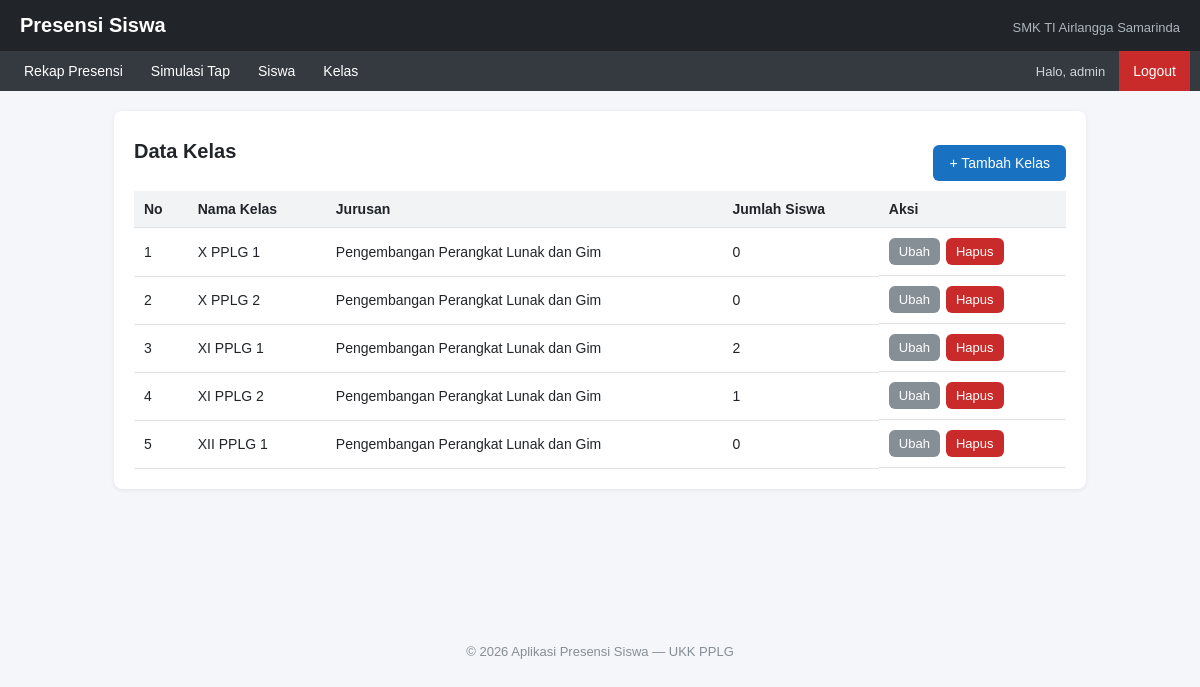
/kelas.php (signed in), run on the app's committed database.
### tables this page shows
CREATE TABLE IF NOT EXISTS kelas (
  id_kelas   INT AUTO_INCREMENT PRIMARY KEY,
  nama_kelas VARCHAR(20) NOT NULL UNIQUE,
  jurusan    VARCHAR(50) NOT NULL
);

### config/database.php (called while the page is built)
<?php
return [
    'host'   => 'localhost',
    'dbname' => 'presensi_siswa',
    'user'   => 'root',
    'pass'   => '',
];

### app/init.php (called while the page is built, shortened)
<?php
require_once __DIR__ . '/helpers.php';
require_once __DIR__ . '/Database.php';
require_once __DIR__ . '/BaseModel.php';
require_once __DIR__ . '/Kelas.php';
require_once __DIR__ . '/Siswa.php';
$config = require __DIR__ . '/../config/database.php';
$db = new Database($config);

### app/Database.php (called while the page is built)
<?php
class Database
{
    private PDO $pdo;
    public function __construct(array $config)
    {
        $dsn = "mysql:host={$config['host']};dbname={$config['dbname']};charset=utf8mb4";
        try {
            $this->pdo = new PDO($dsn, $config['user'], $config['pass'], [
                PDO::ATTR_ERRMODE            => PDO::ERRMODE_EXCEPTION,
                PDO::ATTR_DEFAULT_FETCH_MODE => PDO::FETCH_ASSOC,
                PDO::ATTR_EMULATE_PREPARES   => false,
            ]);
            $this->pdo->exec("SET time_zone = '+08:00'");
        } catch (PDOException $e) {
            error_log($e->getMessage());
            die('Koneksi database gagal. Pastikan MySQL/MariaDB berjalan dan database sudah di-import.');
        }
    }
    public function getConnection(): PDO
    {
        return $this->pdo;
    }
}

### app/BaseModel.php (called while the page is built, shortened)
<?php
abstract class BaseModel
{
    public function __construct(Database $db)
    {
        $this->pdo = $db->getConnection();
    }
}

### app/Kelas.php (called while the page is built, shortened)
<?php
class Kelas extends BaseModel
{
    public function getAll(): array
    {
        $sql = 'SELECT k.id_kelas, k.nama_kelas, k.jurusan, COUNT(s.nisn) AS jumlah_siswa
                FROM kelas k
                LEFT JOIN siswa s ON s.id_kelas = k.id_kelas
                GROUP BY k.id_kelas, k.nama_kelas, k.jurusan
                ORDER BY k.nama_kelas';
        return $this->pdo->query($sql)->fetchAll();
    }
}

### app/helpers.php (called while the page is built, shortened)
<?php
function e($v): string
{
    return htmlspecialchars((string) $v, ENT_QUOTES, 'UTF-8');
}

### kelas.php (the view, shortened to what this page needs)
<?php
require_once __DIR__ . '/auth.php';
$kelas = new Kelas($db);
$daftar = $kelas->getAll();
include __DIR__ . '/layouts/header.php';
include __DIR__ . '/layouts/navbar.php';
?>
<div class="card">
    <div class="card-head">
        <h2>Data Kelas</h2>
        <a href="kelas_form.php" class="btn">+ Tambah Kelas</a>
    </div>
    <div class="table-wrap">
    <table>
        <thead>
            <tr><th>No</th><th>Nama Kelas</th><th>Jurusan</th><th>Jumlah Siswa</th><th>Aksi</th></tr>
        </thead>
        <tbody>
        <?php foreach ($daftar as $i => $k): ?>
            <tr>
                <td><?= $i + 1 ?></td>
                <td><?= e($k['nama_kelas']) ?></td>
                <td><?= e($k['jurusan']) ?></td>
                <td><?= (int) $k['jumlah_siswa'] ?></td>
                <td class="aksi">
                    <a href="kelas_form.php?id=<?= (int) $k['id_kelas'] ?>" class="btn btn-light btn-sm">Ubah</a>
                    <form method="post" onsubmit="return confirm('Hapus kelas ini?');">
                        <button type="submit" class="btn btn-danger btn-sm">Hapus</button>
                    </form>
                </td>
            </tr>
        <?php endforeach; ?>
        </tbody>
    </table>
    </div>
</div>
<?php include __DIR__ . '/layouts/footer.php'; ?>

### assets/css/style.css (style rules this page uses)
* { box-sizing: border-box; }
body { margin: 0; font-family: Arial, Helvetica, sans-serif; background: #f4f6f9; color: #212529; }
.card { background: #fff; border-radius: 8px; padding: 20px; box-shadow: 0 1px 4px rgba(0,0,0,.08); }
.card-head { display: flex; flex-wrap: wrap; justify-content: space-between; align-items: center; gap: 10px; margin-bottom: 10px; }
h2 { margin: 0 0 10px; font-size: 20px; }
.btn { display: inline-block; background: #1971c2; color: #fff; border: 0; padding: 10px 16px; border-radius: 6px; cursor: pointer; text-decoration: none; font-size: 14px; margin-top: 14px; }
.btn-light { background: #868e96; }
.btn-danger { background: #c92a2a; }
.btn-sm { padding: 6px 10px; font-size: 13px; margin-top: 0; }
.table-wrap { overflow-x: auto; }
table { width: 100%; border-collapse: collapse; font-size: 14px; }
th, td { padding: 10px; border-bottom: 1px solid #dee2e6; text-align: left; white-space: nowrap; }
th { background: #f1f3f5; }
td form { display: inline; }
.aksi { display: flex; gap: 6px; }

### data on the page
kelas: nama_kelas "X PPLG 1", jurusan "Pengembangan Perangkat Lunak dan Gim", jumlah_siswa "0"
kelas: nama_kelas "X PPLG 2", jurusan "Pengembangan Perangkat Lunak dan Gim", jumlah_siswa "0"
kelas: nama_kelas "XI PPLG 1", jurusan "Pengembangan Perangkat Lunak dan Gim", jumlah_siswa "2"
kelas: nama_kelas "XI PPLG 2", jurusan "Pengembangan Perangkat Lunak dan Gim", jumlah_siswa "1"
kelas: nama_kelas "XII PPLG 1", jurusan "Pengembangan Perangkat Lunak dan Gim", jumlah_siswa "0"

### other printed values
$_SESSION['username'] "admin"
